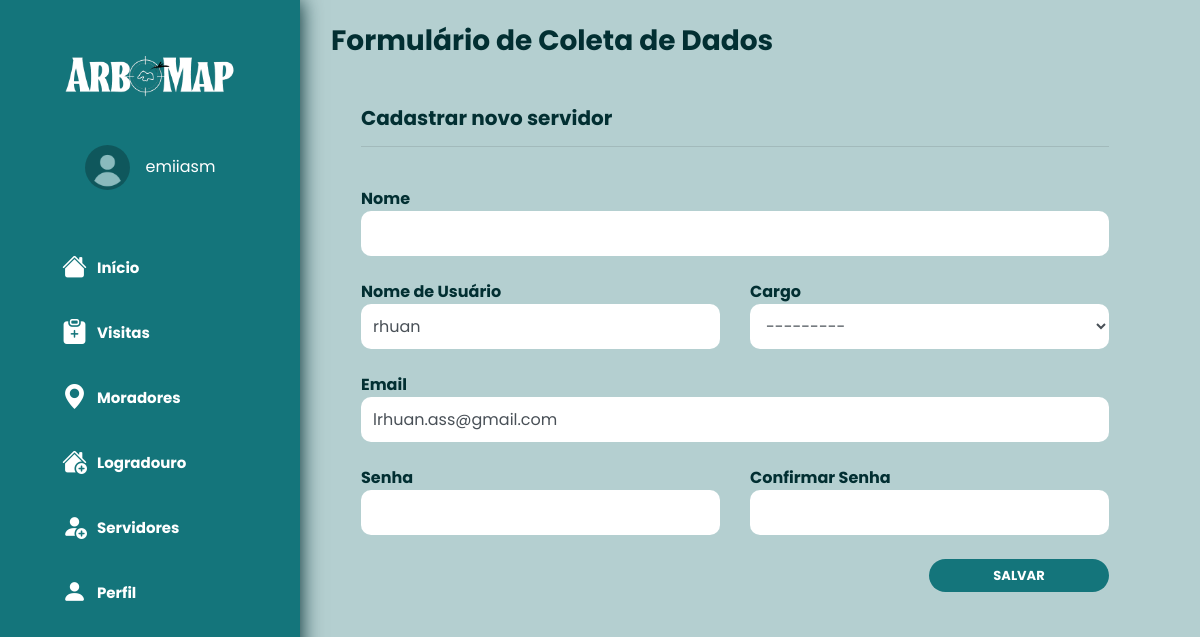
Screenshot of /users/editar/2/ (signed in) with the database file from the repository.
### perfil/models.py (models this page shows)
class Perfil (models.Model):
    usuario = models.OneToOneField(User,on_delete=models.CASCADE)
    cpf = models.CharField(blank=True, max_length=255)
    telefone = models.CharField(blank=True, max_length=255)
    cep = models.CharField(blank=True, max_length=255)
    logradouro = models.CharField(blank=True, max_length=255)
    numero = models.CharField(blank=True, max_length=255)
    complemento = models.CharField(blank=True, max_length=255)
    bairro = models.CharField(blank=True, max_length=255)
    cidade = models.CharField(blank=True, max_length=255)
    foto_perfil = models.ImageField(upload_to='static/media/img', null=True, blank=True, default="static/media/img/user.png")

### users/models.py (models this page shows)
class User(AbstractUser):
    email = models.EmailField(blank=True)
    name = models.CharField(_("Name of User"), blank=True, max_length=255)
    cargo = models.CharField(_("Cargo"), blank=True, max_length=255, choices=TIPO_CARGO)
    first_name = None  # type: ignore
    last_name = None  # type: ignore
    data_adicao = models.DateTimeField(auto_now_add=True)

### users/views.py (the view)
# urls.py: path("users/editar/<int:pk>/", ThirdUserUpdateView.as_view(), name="users_editar"),
class ThirdUserUpdateView(LoginRequiredMixin, views.SuccessMessageMixin, UpdateView):
    model = User
    form_class = UserRegistrationForm
    success_url = reverse_lazy("users_listar")
    success_message = ("Usuário atualizado com sucesso!")
    template_name = "users/signup.html"
    def get_context_data(self, **kwargs):
        context = super().get_context_data(**kwargs)
        context["logged_user"] = self.request.user
        context["logged_user_perfil"] = self.object = get_object_or_404(Perfil,usuario=self.request.user)
        context["users_number"] = User.objects.exclude(is_superuser=True).exclude(email="deleted").count()
        return context

### users/templates/users/signup.html (shortened to what this page needs)
{% extends "base.html" %}
{% load i18n %}
{% block content %}
<div class="mt-2">
    <h3 class="mb-5" style="color:#022F32;"><strong>Formulário de Coleta de Dados</strong></h3>
    <form class="signup" id="signup_form" method="post">
        <section class='container'>
            <div class='row col-12 mb-4'>
                <div class='col-12'>
                    <h5><strong style="color: #022f32">Cadastrar novo servidor</strong></h5>
                    <hr>
                </div>
            </div>
            <div class="row col-12 mb-2 mt-2">
                <div class='col-12'>
                    <div class="form-group">
                        <label for="nome" class='mb-0'><strong style="color: #022f32">Nome</strong></label>
                        <div class="caixa">
                            {{form.name}}
                        </div>
                    </div>
                </div>
            </div>
            <div class="row mt-2 col-12 ">
                <div class='col-6'>
                    <div class="form-group">
                        <label for="nome" class='mb-0'><strong style="color: #022f32">Nome de Usuário</strong></label>
                        <div class="caixa">
                            {{form.username}}
                        </div>
                    </div>
                </div>
                <div class='col-6'>
                    <div class="form-group">
                        <label for="nome" class='mb-0'><strong style="color: #022f32">Cargo</strong></label>
                        <div class="caixa">
                            {{form.cargo}}
                        </div>
                    </div>
                </div>
            </div>
            <div class="row mt-2 col-12 ">
                <div class='col-12'>
                    <div class="form-group">
                        <label for="nome" class='mb-0'><strong style="color: #022f32">Email</strong></label>
                        <div class="caixa">
                            {{form.email}}
                        </div>
                    </div>
                </div>
            </div>
            <div class="row mt-2 col-12 ">
                <div class='col-6'>
                    <div class="form-group">
                        <label for="nome" class='mb-0'><strong style="color: #022f32">Senha</strong></label>
                        <div class="caixa">
                            {{form.password1}}
                        </div>
                    </div>
                </div>
                <div class='col-6'>
                    <div class="form-group">
                        <label for="nome" class='mb-0'><strong style="color: #022f32">Confirmar Senha</strong></label>
                        <div class="caixa">
                            {{form.password2}}
                        </div>
                    </div>
                </div>
            </div>
            <div class="row col-12 mb-2 mt-2 mr-5">
                <div class='col-12 mb-0 d-flex justify-content-end '>
                    <button type="submit" class="btn" id="bt1"><strong>SALVAR</strong></button>
                </div>
            </div>
        </section>
    </form>
</div>
{% endblock %}

### templates/base.html (shortened to what this page needs)
{% load static %}
{% load active_link_tags %}
<!DOCTYPE html>
<html lang="en">
<head>
  <link rel="stylesheet" href="{% static 'css/stylessss1s.css' %}">
  <link rel="stylesheet" href="https://cdn.jsdelivr.net/npm/bootstrap-icons@1.11.1/font/bootstrap-icons.css">
  <link rel="stylesheet" href="https://stackpath.bootstrapcdn.com/bootstrap/4.5.0/css/bootstrap.min.css" />
</head>
<body>
  <div class="container-fluid d-block">
    <nav class="menu-lateral flex-nowrap ">
      <div class="d-flex justify-content-center mb-5 mt-3">
        <img class="img img-fluid logo" src="{% static 'img\ArboMap.png' %}" width="170px">
      </div>
      <div class="d-flex justify-content-center align-items-center">
        <div class="circle">
          <img src="{{ logged_user_perfil.foto_perfil.url }}">
        </div>
        <span class="user ml-3"> {{ logged_user.username }}</span>
      </div>
      <ul class="mt-5 ml-5 nav-list">
        <li class="item-menu {% active_link 'index' 'ativo' strict=True %}">
          <a href="{% url 'index' %}">
            <span class="icon"><i class="bi bi-house-fill"></i></span>
            <span class="txt-link">Início</span>
          </a>
        </li>
        <li class="item-menu {% active_link 'visitas || visita1_listar || visita2_listar || visita1_criar || visita2_criar' 'ativo' %}" >
          <a href="{% url 'visitas' %}">
            <span class="icon"><i class="bi bi-clipboard-plus-fill"></i></span>
            <span class="txt-link">Visitas</span>
          </a>
        </li>
        <li class="item-menu {% active_link 'imovel_listar || imovel_criar || imovel_editar || filtro_moradores || morador_criar' 'ativo' %}">
          <a href="{% url 'imovel_listar' %}">
            <span class="icon"><i class="bi bi-geo-alt-fill"></i></span>
            <span class="txt-link">Moradores</span>
          </a>
        </li>
        <li class="item-menu {% active_link 'logradouro || bairro_listar || bairro_criar || bairro_editar || filtro_bairros || rua_listar || rua_criar || rua_editar || filtro_ruas ' 'ativo' %}">
          <a href="{% url 'logradouro' %}">
            <span class="icon"><i class="bi bi-house-add-fill"></i></span>
            <span class="txt-link">Logradouro</span>
          </a>
        </li>
        <li class="item-menu {% active_link 'users_listar || filtro_users || users_criar' 'ativo' %}">
          <a href="{% url 'users_listar' %}">
            <span class="icon"><i class="bi bi-person-fill-add"></i></span>
            <span class="txt-link">Servidores</span>
          </a>
        </li>
        <li class="item-menu {% active_link 'users_profile || users_update' 'ativo' %}">
          <a href="{% url 'users_profile' %}">
            <span class="icon"><i class="bi bi-person-fill"></i></span>
            <span class="txt-link">Perfil</span>
          </a>
        </li>
      </ul>
    </nav>
    <main>
      <div class='p-3'>
      {% block content %}
      {% endblock %}
      </div>
    </main>
  </div>
</body>
</html>

### static/css/stylessss1s.css (style rules this page uses)
* { margin: 0; padding: 0; box-sizing: border-box; font-family: 'Poppins', sans-serif; }
body { height: 100vh; background-color: #B4CFD0 !important; color: #022F32 !important; }
nav.menu-lateral { width: 300px; height: 100%; background-color: #14757B; padding: 40px 0 40px 0px; box-shadow: 1px 0px 20px; flex-direction: column; position: fixed; top: 0; left: 0; overflow: hidden; }
ul { height: 100%; list-style-type: none; }
ul li.item-menu { transition: .5s; }
ul li.item-menu>a { color: white; text-decoration: none; font-size: 15px; padding: 10px 4px; display: flex; margin-bottom: 2px; line-height: 40px; }
ul li.item-menu a .txt-link { margin-left: 10px; }
ul li.item-menu a .icon>i { font-size: 25px; margin-left: 10px; }
.icon>i { font-size: 40px; margin-left: 10px; }
.user { color: white; }
.nav-list { font-weight: 700; }
main { margin-left: 300px; overflow: hidden; }
h1, h2, h3, h4, h5, h6 { font-weight: 700; }
#bt1 { font-size: 13px; background-color: #14757B; border-radius: 50px; color: white; width: 180px; }
input { width: 100%; border-radius: 10px; height: 50px; align-items: center; display: flex; color: #022f32; background-color: white; border: none; outline: none; }
.circle { border-radius: 50%; width: 45px; height: 45px; overflow: hidden; position: relative; }
.circle img { position: absolute; bottom: 0; width: 100%; }

### rows the page displays
Perfil: foto_perfil (placeholder picture)
User: username "emiiasm"
User: username "rhuan", cargo "---------", email "lrhuan.ass@gmail.com"
